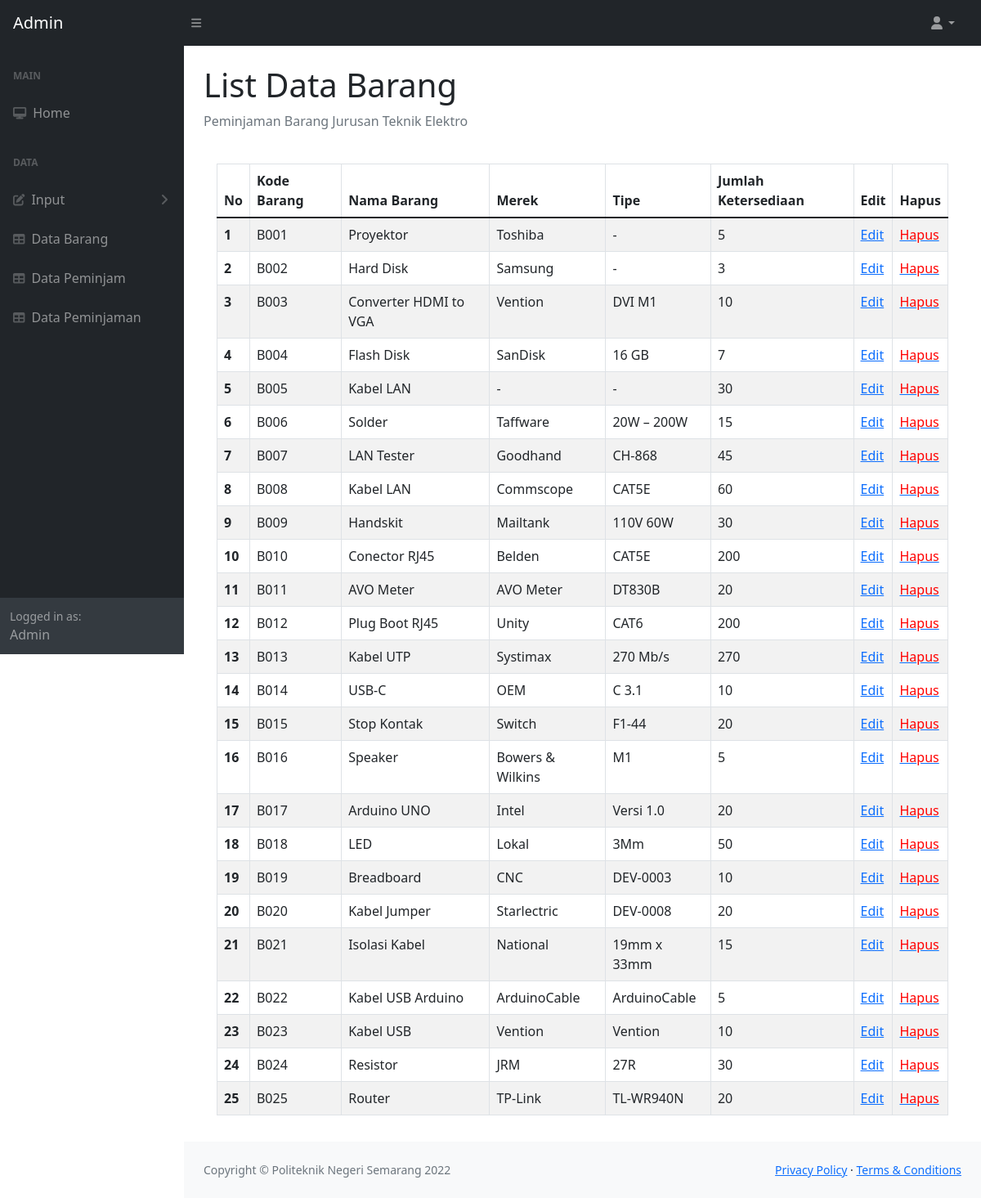
The app's page /tampil_data_barang.php (signed in) with its own data.
### tables this page shows
CREATE TABLE `user` (
  `id` int(11) NOT NULL,
  `nama_lengkap` varchar(100) NOT NULL,
  `no_hp` varchar(20) NOT NULL,
  `username` varchar(100) NOT NULL,
  `password` varchar(100) NOT NULL,
  `level` int(11) NOT NULL,
  `kode_peminjam` varchar(20) NOT NULL
);

CREATE TABLE `data_barang` (
  `id` int(11) NOT NULL,
  `kode_barang` varchar(30) NOT NULL,
  `nama_barang` varchar(100) NOT NULL,
  `merek_barang` varchar(50) NOT NULL,
  `tipe_barang` varchar(50) NOT NULL,
  `jumlah_barang` int(15) NOT NULL
);

### config.php (called while the page is built, shortened)
<?php
    class database{
        var $host = "localhost";
        var $username = "root";
        var $password = "";
        var $database = "peminjaman_barang";
        var $koneksi = "";
        function __construct(){
            $this->koneksi = mysqli_connect($this->host, $this->username, $this->password, $this->database);
        }
        function tampil_data_barang()
        {
            $data = mysqli_query($this->koneksi,"select * from data_barang");
            while($row = mysqli_fetch_array($data)){
                $hasil[] = $row;
            }
            return $hasil;
        }
        function login($username)
        {
            $data = mysqli_query($this->koneksi,"SELECT * FROM user where username = '$username'");
            if (mysqli_num_rows($data) == 0) {
                echo "<b>Data user tidak valid</br>";
                $hasil = [];
                header('location:login.php');
            }
            else{
                while($row = mysqli_fetch_array($data)){
                    $hasil[] = $row;
                }
            }
            return $hasil;
        }
    }
?>

### tampil_data_barang.php (the view, shortened to what this page needs)
<?php
    $username = $_SESSION['username'];
    include "config.php";
    $db = new Database();
    foreach($db->login($username) as $x){
        $level = $x['level'];
        if($level=='1'){
?>
<!DOCTYPE html>
<html lang="en">
    <head>
        <link href="https://cdn.jsdelivr.net/npm/simple-datatables@latest/dist/style.css" rel="stylesheet" />
        <link href="hlmn2/css/styles.css" rel="stylesheet" />
    </head>
    <body class="sb-nav-fixed">
        <?php
            $db = new Database();
        ?>
        <nav class="sb-topnav navbar navbar-expand navbar-dark bg-dark">
            <a class="navbar-brand ps-3" href="halaman_admin.php">Admin</a>
            <button class="btn btn-link btn-sm order-1 order-lg-0 me-4 me-lg-0" id="sidebarToggle" href="#!"><i class="fas fa-bars"></i></button>
            <ul class="navbar-nav ms-auto ms-md-0 me-3 me-lg-4">
                <li class="nav-item dropdown">
                    <a class="nav-link dropdown-toggle" id="navbarDropdown" href="#" role="button" data-bs-toggle="dropdown" aria-expanded="false"><i class="fas fa-user fa-fw"></i></a>
                </li>
            </ul>
        </nav>
        <div id="layoutSidenav">
            <div id="layoutSidenav_nav">
                <nav class="sb-sidenav accordion sb-sidenav-dark" id="sidenavAccordion">
                    <div class="sb-sidenav-menu">
                        <div class="nav">
                            <div class="sb-sidenav-menu-heading">Main</div>
                            <a class="nav-link" href="halaman_admin.php">
                                <div class="sb-nav-link-icon"><i class="fas fa-desktop"></i></div>
                                Home
                            </a>
                            <div class="sb-sidenav-menu-heading">Data</div>
                            <a class="nav-link collapsed" href="#" data-bs-toggle="collapse" data-bs-target="#collapseLayouts" aria-expanded="false" aria-controls="collapseLayouts">
                                <div class="sb-nav-link-icon"><i class="fas fa-edit"></i></div>
                                Input
                                <div class="sb-sidenav-collapse-arrow"><i class="fas fa-angle-down"></i></div>
                            </a>
                            <a class="nav-link" href="tampil_data_barang.php">
                                <div class="sb-nav-link-icon"><i class="fas fa-table"></i></div>
                                Data Barang
                            </a>
                            <a class="nav-link" href="tampil_data_peminjam.php">
                                <div class="sb-nav-link-icon"><i class="fas fa-table"></i></div>
                                Data Peminjam
                            </a>
                            <a class="nav-link" href="tampil_peminjaman.php">
                                <div class="sb-nav-link-icon"><i class="fas fa-table"></i></div>
                                Data Peminjaman
                            </a>
                        </div>
                    </div>
                    <div class="sb-sidenav-footer">
                        <div class="small">Logged in as:</div>
                        Admin
                    </div>
                </nav>
            </div>
            <div id="layoutSidenav_content">
                <main>
                <div class="container-fluid px-4">
                        <h1 class="mt-4">List Data Barang</h1>
                        <ol class="breadcrumb mb-4">
                            <li class="breadcrumb-item active">Peminjaman Barang Jurusan Teknik Elektro</li>
                        </ol>
                            <div class="card-body">
                                <table class="table table-striped table-bordered table-hover" id="datatablesSimple">
                                <thead>
                        <tr>
                            <th scope="col">No</th>
                            <th scope="col">Kode Barang</th>
                            <th scope="col">Nama Barang</th>
                            <th scope="col">Merek</th>
                            <th scope="col">Tipe</th>
                            <th scope="col">Jumlah Ketersediaan</th>
                            <th scope="col">Edit</th>
                            <th scope="col">Hapus</th>
                        </tr>
                    </thead>
                    <tbody>
                        <?php
                            $no= 1;
                            foreach($db->tampil_data_barang() as $x){
                        ?>
                        <tr>
                            <th scope="row"><?php echo $no++; ?></th>
                            <td><?php echo $x['kode_barang']; ?></td>
                            <td><?php echo $x['nama_barang']; ?></td>
                            <td><?php echo $x['merek_barang']; ?></td>
                            <td><?php echo $x['tipe_barang']; ?></td>
                            <td><?php echo $x['jumlah_barang']; ?></td>
                            <td><a href="edit_data_barang.php?id=<?php echo $x['kode_barang']; ?>">Edit</a></td>
                            <td><a href="hapus_data_barang.php?id=<?php echo $x['kode_barang']; ?>" onClick="return confirm('Anda yakin akan menghapus?'); if (ok) return true; else return false"><font color="red">Hapus</font></a></td>
                        </tr>
                        <?php
                            }
                        ?>
                    </tbody>
                                </table>
                        </div>
                    </div>
                </main>
                <footer class="py-4 bg-light mt-auto">
                    <div class="container-fluid px-4">
                        <div class="d-flex align-items-center justify-content-between small">
                            <div class="text-muted">Copyright &copy; Politeknik Negeri Semarang 2022</div>
                            <div>
                                <a href="#">Privacy Policy</a>
                                &middot;
                                <a href="#">Terms &amp; Conditions</a>
                            </div>
                        </div>
                    </div>
                </footer>
            </div>
        </div>
    </body>
</html>
<?php
        }
        else{
            echo "Anda belum login";
            header("Location: login.php");
        }
    }
?>

### records on screen
data_barang: kode_barang "B001", nama_barang "Proyektor", merek_barang "Toshiba", tipe_barang "-", jumlah_barang "5"
data_barang: kode_barang "B002", nama_barang "Hard Disk", merek_barang "Samsung", tipe_barang "-", jumlah_barang "3"
data_barang: kode_barang "B003", nama_barang "Converter HDMI to VGA", merek_barang "Vention", tipe_barang "DVI M1", jumlah_barang "10"
data_barang: kode_barang "B004", nama_barang "Flash Disk", merek_barang "SanDisk", tipe_barang "16 GB", jumlah_barang "7"
data_barang: kode_barang "B005", nama_barang "Kabel LAN", merek_barang "-", tipe_barang "-", jumlah_barang "30"
data_barang: kode_barang "B006", nama_barang "Solder", merek_barang "Taffware", tipe_barang "20W – 200W", jumlah_barang "15"
data_barang: kode_barang "B007", nama_barang "LAN Tester", merek_barang "Goodhand", tipe_barang "CH-868", jumlah_barang "45"
data_barang: kode_barang "B008", nama_barang "Kabel LAN", merek_barang "Commscope", tipe_barang "CAT5E", jumlah_barang "60"
data_barang: kode_barang "B009", nama_barang "Handskit", merek_barang "Mailtank", tipe_barang "110V 60W", jumlah_barang "30"
data_barang: kode_barang "B010", nama_barang "Conector RJ45", merek_barang "Belden", tipe_barang "CAT5E", jumlah_barang "200"
data_barang: kode_barang "B011", nama_barang "AVO Meter", merek_barang "AVO Meter", tipe_barang "DT830B", jumlah_barang "20"
data_barang: kode_barang "B012", nama_barang "Plug Boot RJ45", merek_barang "Unity", tipe_barang "CAT6", jumlah_barang "200"
data_barang: kode_barang "B013", nama_barang "Kabel UTP", merek_barang "Systimax", tipe_barang "270 Mb/s", jumlah_barang "270"
data_barang: kode_barang "B014", nama_barang "USB-C", merek_barang "OEM", tipe_barang "C 3.1", jumlah_barang "10"
data_barang: kode_barang "B015", nama_barang "Stop Kontak", merek_barang "Switch", tipe_barang "F1-44", jumlah_barang "20"
data_barang: kode_barang "B016", nama_barang "Speaker", merek_barang "Bowers & Wilkins", tipe_barang "M1", jumlah_barang "5"
data_barang: kode_barang "B017", nama_barang "Arduino UNO", merek_barang "Intel", tipe_barang "Versi 1.0", jumlah_barang "20"
data_barang: kode_barang "B018", nama_barang "LED", merek_barang "Lokal", tipe_barang "3Mm", jumlah_barang "50"
data_barang: kode_barang "B019", nama_barang "Breadboard", merek_barang "CNC", tipe_barang "DEV-0003", jumlah_barang "10"
data_barang: kode_barang "B020", nama_barang "Kabel Jumper", merek_barang "Starlectric", tipe_barang "DEV-0008", jumlah_barang "20"
data_barang: kode_barang "B021", nama_barang "Isolasi Kabel", merek_barang "National", tipe_barang "19mm x 33mm", jumlah_barang "15"
data_barang: kode_barang "B022", nama_barang "Kabel USB Arduino", merek_barang "ArduinoCable", tipe_barang "ArduinoCable", jumlah_barang "5"
data_barang: kode_barang "B023", nama_barang "Kabel USB", merek_barang "Vention", tipe_barang "Vention", jumlah_barang "10"
data_barang: kode_barang "B024", nama_barang "Resistor", merek_barang "JRM", tipe_barang "27R", jumlah_barang "30"
data_barang: kode_barang "B025", nama_barang "Router", merek_barang "TP-Link", tipe_barang "TL-WR940N", jumlah_barang "20"
